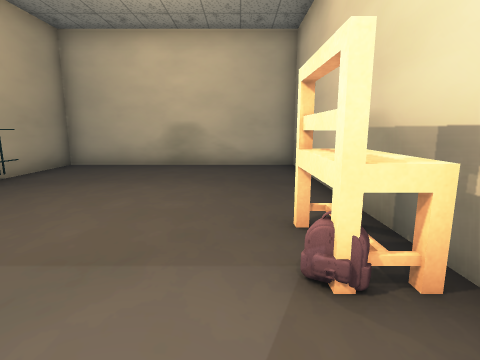
view 1 (above)

13 first-person views from a walk through a Unity game level. The camera is 1.2 m above the floor, tilts 10° down and sees 80° across. The floor is counted in squares, 1 m on a side. Each view is taken from the middle of a square. On the plan, view 1 faces up. The plan holds only what a view shows up to about 13 squares ahead; the rest is blank. The place goes on beyond the plan. The player character is not drawn. Door leaves are left out, so doorways stand open.

view 2
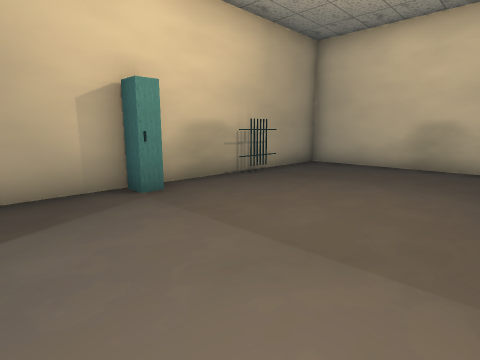

view 3
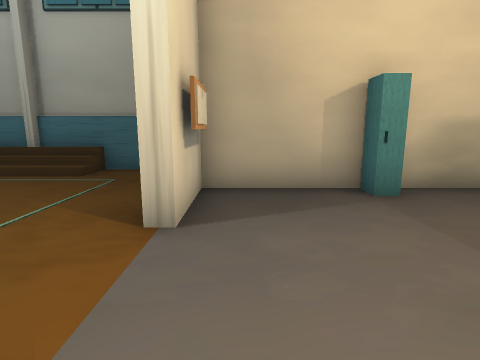

view 4
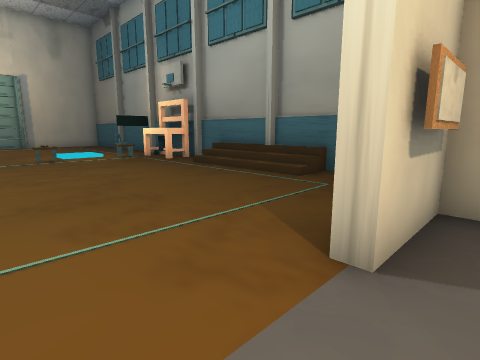

view 5
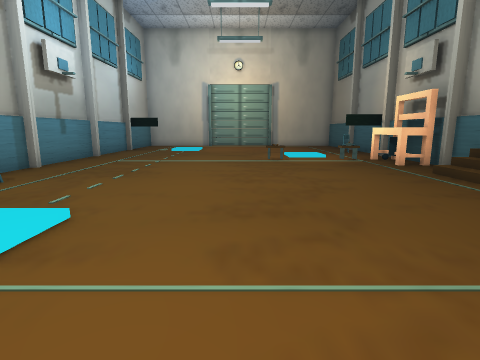

view 6
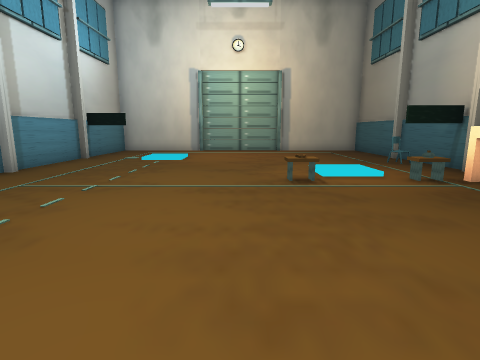

view 7
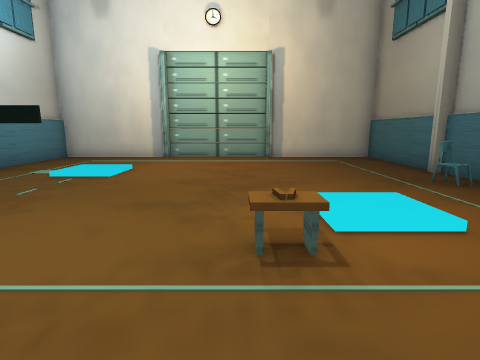

view 8
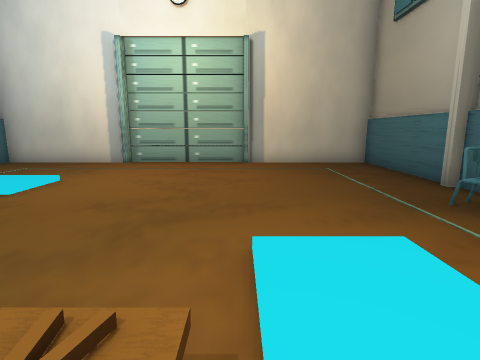

view 9
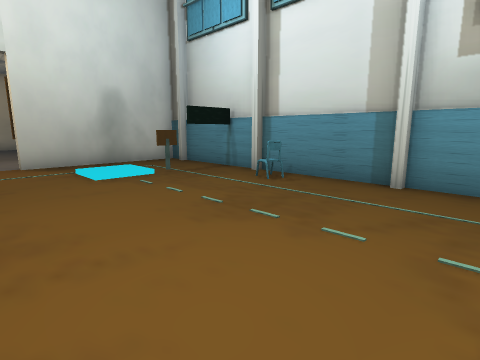

view 10
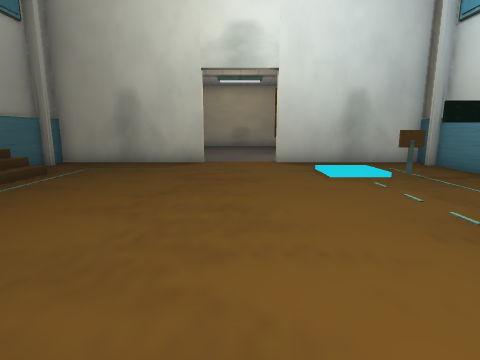

view 11
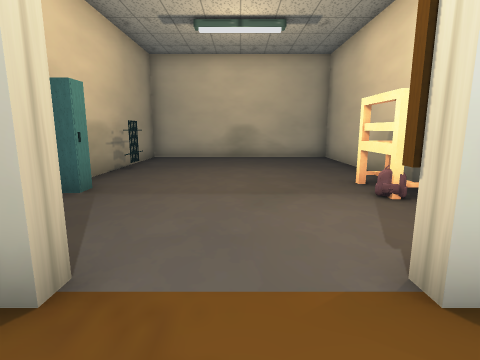

view 12
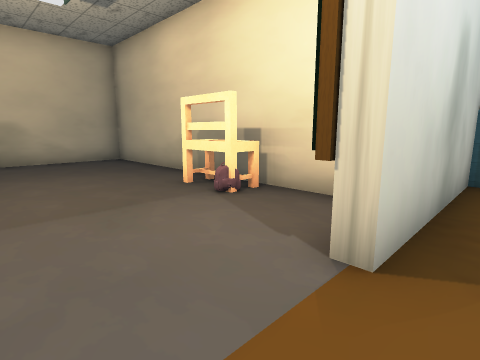

view 13
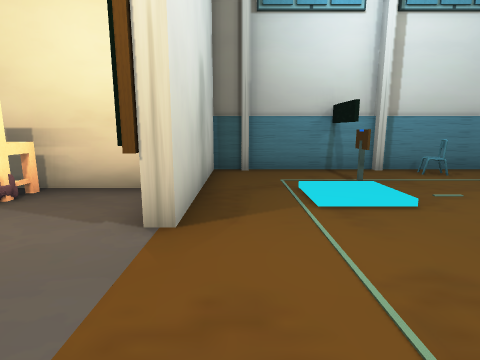

### Floor plan
Key: @ floor where view 1 was taken; # wall or solid block; x gap in a wall; . main floor; : floor 0.25 m higher than the main floor; / step, stairs or slope; D open door; = window, fence, low wall or low ledge; O other object.
Columns run from 9 left of view 1 to 5 right of it. Each row starts with its distance up from view 1.
 10    #########
  9    #.......#
  8    #.......#
  7    #O......#
  6    #O......#
  5    #.......#
  4    #.......#
  3    #O.....O#
  2    DD.....O#
  1    DD......#
  0    #.....@.#
 -1 ######...######
 -2 #.............#
 -3 #.........//..#
 -4 #=........:/..#
 -5 #/......../Ox##
 -6 #/............#
 -7 #/...........O#
 -8 #/............#
 -9 #/............#
-10 #.............#
-11 #OO...........#
-12 #OO...........#
-13 #O////O.......#
-14 #...:/........#
-15 ##..//........#
-16 # ............#
-17 #O........//..#
-18 #.........:/..#
-19 #.........///##
-20 #.............#
-21 #.............#
-22 #.............#
-23 ###############

Where each view was taken, in squares from view 1:
view 1: 0 up, 0 right, facing up
view 2: 0 up, 0 right, facing up-left
view 3: 0 up, 0 right, facing left
view 4: 0 up, 1 left, facing down-left
view 5: 1 down, 2 left, facing down
view 6: 6 down, 2 left, facing down
view 7: 10 down, 3 left, facing down
view 8: 12 down, 4 left, facing down
view 9: 12 down, 2 left, facing up-right
view 10: 12 down, 2 left, facing up
view 11: 3 down, 2 left, facing up
view 12: 2 down, 3 left, facing up-right
view 13: 2 down, 4 left, facing right
